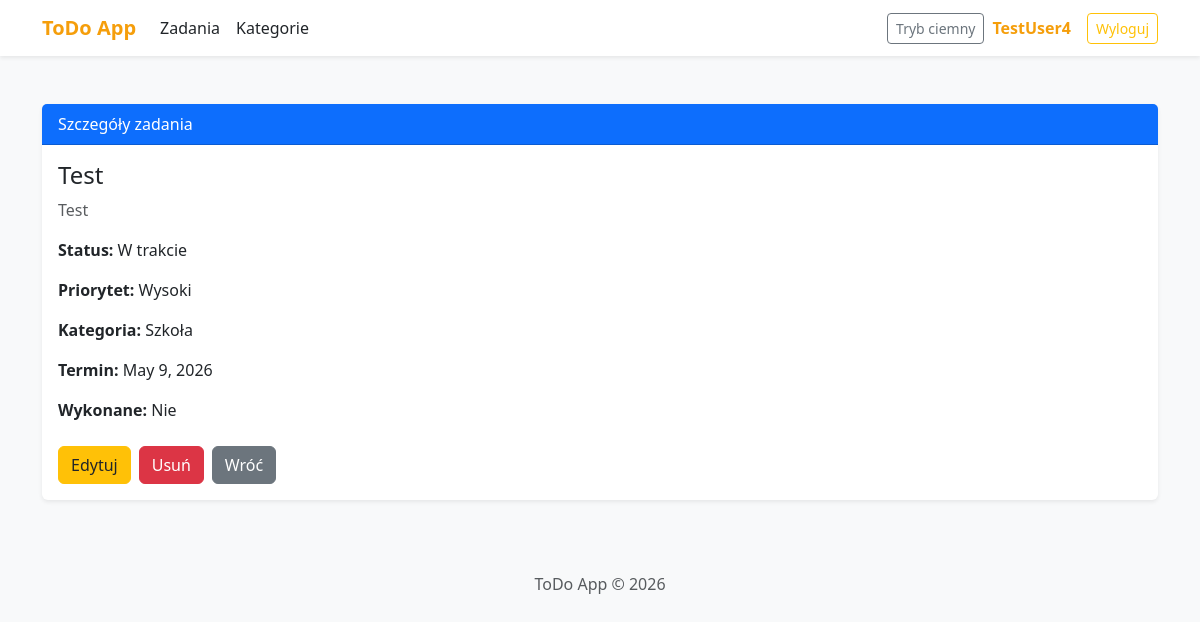
The app's page /task/3/ (signed in), older data.
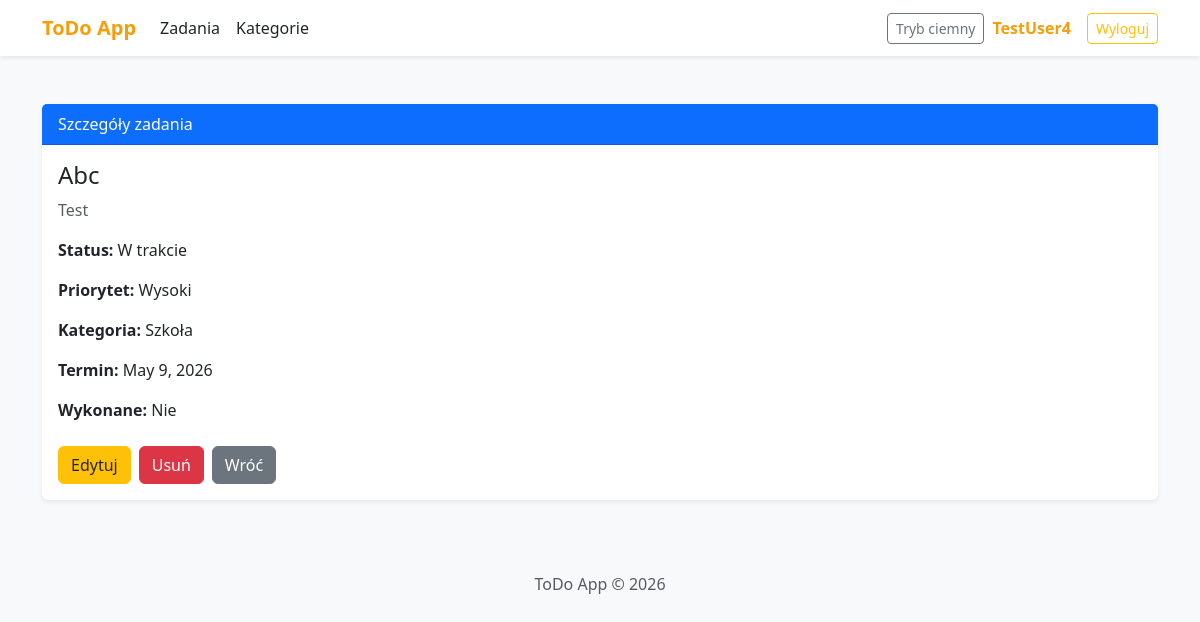
The same page, newer data.
### tasks/models.py (models this page shows, shortened)
class Task(models.Model):
    STATUS_CHOICES = [
        ("todo", "Do zrobienia"),
        ("in_progress", "W trakcie"),
        ("done", "Zrobione"),
    ]
    PRIORITY_CHOICES = [
        ("low", "Niski"),
        ("medium", "Średni"),
        ("high", "Wysoki"),
    ]
    user = models.ForeignKey(User, on_delete=models.CASCADE, related_name="tasks")
    title = models.CharField(max_length=200)
    description = models.TextField(blank=True)
    category = models.ForeignKey(Category, on_delete=models.SET_NULL, null=True, blank=True)
    status = models.CharField(max_length=20, choices=STATUS_CHOICES, default="todo")
    priority = models.CharField(max_length=20, choices=PRIORITY_CHOICES, default="medium")
    due_date = models.DateField(null=True, blank=True)
    is_completed = models.BooleanField(default=False)
    created_at = models.DateTimeField(auto_now_add=True)

class Category(models.Model):
    name = models.CharField(max_length=100)
    user = models.ForeignKey(User, on_delete=models.CASCADE, related_name="categories")

### tasks/views.py (the view)
# urls.py: path("task/<int:task_id>/", views.task_detail, name="task_detail"),
@login_required
def task_detail(request, task_id):
    task = get_object_or_404(Task, id=task_id, user=request.user)
    return render(request, "tasks/task_detail.html", {
        "task": task
    })

### tasks/templates/tasks/task_detail.html
{% extends 'tasks/base.html' %}
{% block content %}
<div class="card shadow-sm border-0">
    <div class="card-header bg-primary text-white">
        Szczegóły zadania
    </div>
    <div class="card-body">
        <h4>{{ task.title }}</h4>
        <p class="text-muted">
            {{ task.description }}
        </p>
        <p>
            <strong>Status:</strong>
            {{ task.get_status_display }}
        </p>
        <p>
            <strong>Priorytet:</strong>
            {{ task.get_priority_display }}
        </p>
        <p>
            <strong>Kategoria:</strong>
            {% if task.category %}
                {{ task.category.name }}
            {% else %}
                Brak kategorii
            {% endif %}
        </p>
        <p>
            <strong>Termin:</strong>
            {% if task.due_date %}
                {{ task.due_date }}
            {% else %}
                Brak terminu
            {% endif %}
        </p>
        <p>
            <strong>Wykonane:</strong>
            {% if task.is_completed %}
                Tak
            {% else %}
                Nie
            {% endif %}
        </p>
        <div class="d-flex gap-2 mt-4">
            <a href="{% url 'task_edit' task.id %}" class="btn btn-warning text-dark">
                Edytuj
            </a>
            <a href="{% url 'task_delete' task.id %}" class="btn btn-danger">
                Usuń
            </a>
            <a href="{% url 'index' %}" class="btn btn-secondary">
                Wróć
            </a>
        </div>
    </div>
</div>
{% endblock %}

Row changes from the older to the newer data that the page shows:
changed Task "Test": title "Test" → "Abc"
